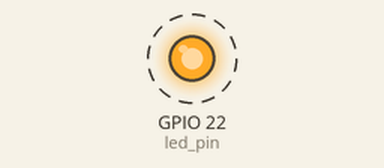
Recording of a program running on a simulated Raspberry Pi (BCM pin numbers). Parts: output pins drawn as LEDs (lit = HIGH). Dashed ring = blinking. At 5.0 s the program stops and its outputs stay as they are.

Above: at 0.2 s.
Timing chart, 0 to 3.0 s (numbered marks = the images above):
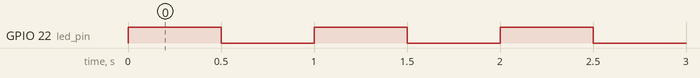

Measured:
- by itself, GPIO 22 (led_pin): alternates HIGH for 0.50 s and LOW for 0.50 s, 10 changes in all, then stays LOW

The program:

blink_led.py
```python
#blink_led.py
import RPi.GPIO as GPIO
from time import sleep

def main():
    GPIO.setmode(GPIO.BCM)
    led_pin = 22 #GPIO 22
    GPIO.setup(led_pin,GPIO.OUT)
    for i in range(1,6): #Number of times it will blink in 1 second (ie: range(1,60) will make it blink 60 times in a second)
        GPIO.output(led_pin,True)
        sleep(0.5)
        GPIO.output(led_pin,False)
        sleep(0.5)
    GPIO.cleanup() #VERY IMPORTANT

main()
```
